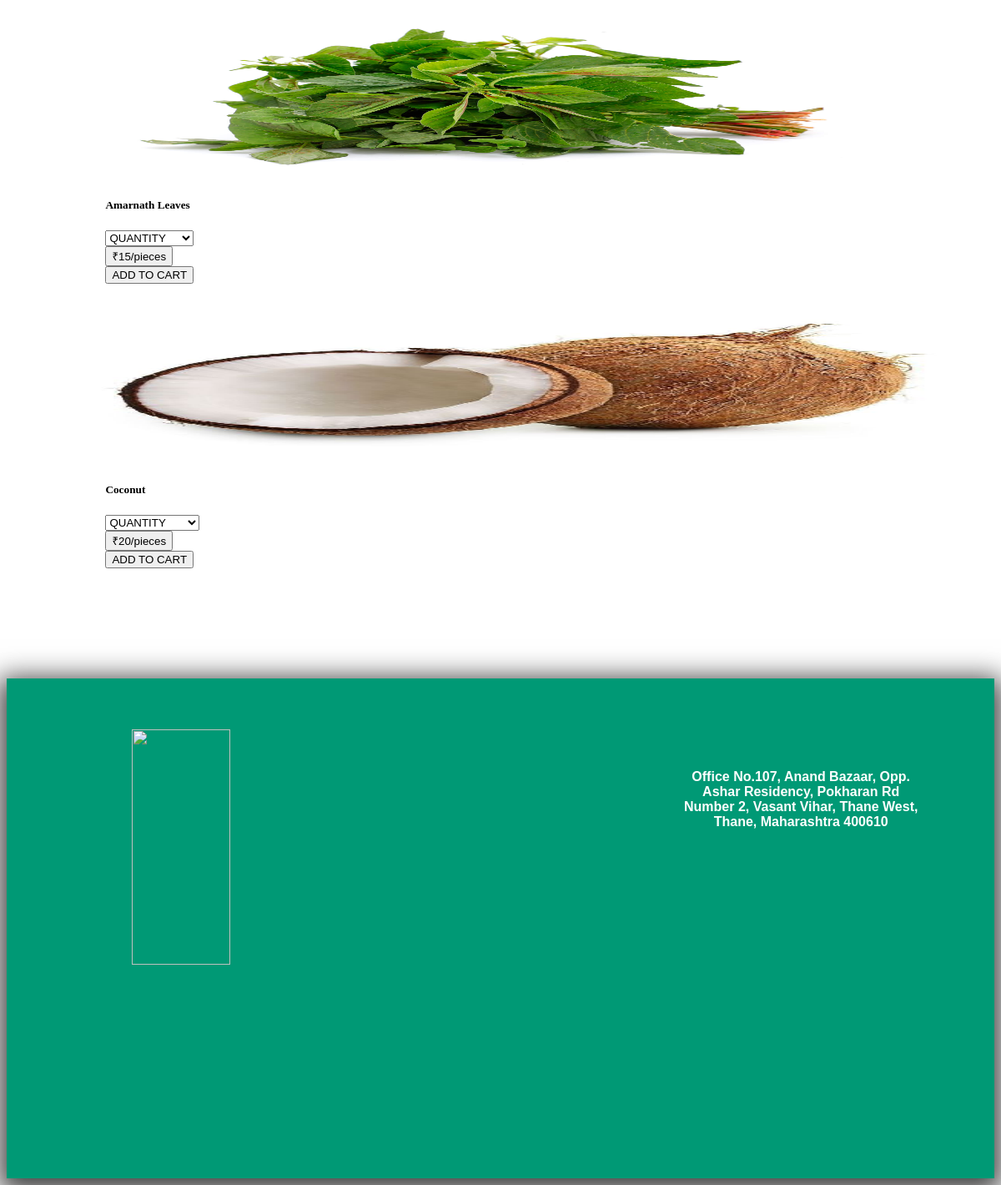
/php/card.php?c_id=1, run on the app's committed database.
### tables this page shows
CREATE TABLE `items` (
  `item_id` int(11) NOT NULL,
  `i_eng` varchar(100) NOT NULL,
  `i_mar` varchar(100) NOT NULL,
  `i_hin` varchar(100) NOT NULL,
  `category_type` int(11) NOT NULL,
  `type` int(11) NOT NULL COMMENT '1-grams,2-gadi',
  `quantity` int(11) NOT NULL,
  `price` int(11) NOT NULL,
  `img` text NOT NULL
);

### langs/english.php (called while the page is built)
<?php
function array_push_assoc($array, $key, $value){
    $array[$key] = $value;
    return $array;
 }
function lang($txt){
include dirname(dirname(__FILE__)).DIRECTORY_SEPARATOR.'includes'.DIRECTORY_SEPARATOR.'dbconn.php';
 $query = "SELECT i_eng FROM items";
 $result = mysqli_query($con, $query);
$dbarray=array();
 if (mysqli_num_rows($result) > 0){
     while ($row1 = mysqli_fetch_assoc($result)) {
            $eng=$row1['i_eng'];
            $dbarray = array_push_assoc($dbarray, $eng, $eng);
        }
 }
 else{
    $dbarray=array();
 }
$lang = array(
    'FARMACY' => 'FARMACY',
    'POLICY' => 'POLICY',
    'CONTACT US' => 'CONTACT US',
    'REGISTER' => 'REGISTER',
    'LOGIN' => 'LOGIN',
    'Search' => 'Search',
    'add_to_cart' => 'ADD TO CART',
    'quantity'=> 'QUANTITY',
    'login'=> 'Login',
    'login_btn'=> 'Login',
    'mobile'=> 'Mobile Number',
    'password'=> 'Password',
    'forgot_pass'=> 'Forgot Password',
    'sign_up'=>'Sign Up Your Account',
    'fname'=>'First Name',
    'lname'=>'Last Name',
    'email'=>'Email Id',
    'pin'=>'Pincode',
    'delivery'=>'Delivery Address',
    "enter_password"=>"Enter Password",
    're_enter_pass'=>'Re enter Password',
    'new_pass'=>'New Password',
    're_enter_new_pass'=>'Re-enter New Password',
    'products'=>'Products',
    'get_location'=>'Get Location',
    'send'=>'Send',
    'verify_code'=>'Enter Verification Code',
    'verify_button'=>'Verify-Code',
    'your_cart'=>'Your Cart',
    'enter_mob'=>'Enter Your Mobile Number',
    'my_orders'=>'My Orders',
    'hello'=>'Hello',
    'total_price'=>'Total Price',
    'price'=>'Price',
    'outofstock'=>'Out of Stock',
    'available'=>'Available',
    'logout'=>'Logout',
    'add_more_items'=>'Buy More',
    'add_new_item'=>'Add New Item',
    'name'=>'Name',
    'hname'=>"Name-in-Hindi",
    'mname'=>'Name-in-Marathi',
    'add'=>'ADD ITEM',
    'category'=>'Category',
    'type'=>'Type',
    'edit'=> 'EDIT',
    'edit_item'=> 'EDIT ITEM',
    'verify_email'=> 'VERIFY EMAIL',
    'change_verify_email'=> 'CHANGE AND VERIFY EMAIL'
    );
    if (mysqli_num_rows($result) > 0){
$final_array=array_merge($dbarray, $lang);
return $final_array[$txt];
}
else{
return $lang[$txt];
}
}
?>

### php/card.php (the view, shortened to what this page needs)
<?php
  include dirname(dirname(__FILE__)).DIRECTORY_SEPARATOR.'langs'.DIRECTORY_SEPARATOR.'set_lang.php';
  $did = $_REQUEST['s_id'];
  $cid = (int) $_REQUEST['c_id'];
  if($cid != 0){
    if ($did==1) {
      $query = "SELECT * FROM items WHERE category_type = {$cid} ORDER BY i_eng ASC";
      $result = mysqli_query($con, $query);
    } elseif($did==2) {
      $query = "SELECT * FROM items WHERE category_type = {$cid} ORDER BY i_eng DESC";
      $result = mysqli_query($con, $query);
    }elseif($did==3) {
      $query = "SELECT * FROM items WHERE category_type = {$cid} ORDER BY price ASC";
      $result = mysqli_query($con, $query);
    }
    elseif($did==4) {
      $query = "SELECT * FROM items WHERE category_type = {$cid} ORDER BY price DESC";
      $result = mysqli_query($con, $query);
    }else {
      $query = "SELECT * FROM items WHERE category_type = {$cid}";
      $result = mysqli_query($con, $query);
    }
  }
  echo '<div class="maincontain">';
  if (mysqli_num_rows($result) > 0){
    while ($row1 = mysqli_fetch_assoc($result)) {
      $eng=$row1['i_eng'];
      $allok=0;
      $img=$row1['img'];
      $itemid=$row1['item_id'];
      $price=$row1['price'];
      $type=$row1['type'];
      $quantity=$row1['quantity'];
      if ($type==1) {
        if ($quantity > 0) {
          $avaiquantity=($quantity/1000);
          $allok=1;
          $finalprice=$price*4;
          $unit="kg";
        }
      }
      else if ($type==2) {
        if ($quantity > 0) {
          $allok=1;
          $finalprice=$price;
          $unit="pieces";
        }
      }
      if ($allok==1) {
        echo '
        <div class="subcontain box">
          <div class="card newscard">
            <figure>
            <img style=" width:100%;height: 200px;background-size: contain;"  src="../images/Veg/'.$img.'" alt="Card image cap">
            </figure>
            <div class="card-body" style="width:80%;margin:auto;">
                <h5 class="card-title name">'.lang($eng).'</h5>
                <form method="post">
                <input type="hidden" name="itemid" value="'.$itemid.'">
                <input type="hidden" name="itemtype" value="'.$type.'">
                <input type="hidden" name="itemprice" value="'.$price.'">';
                if ($type==2) {
                  echo'
                    <div class="form-group">
                      <select class="form-control customselect classic" name="quantity1" id="qty" required>
                        <option value="" selected disabled>'.lang('quantity').'</option>
                        <option value="1">1 piece&nbsp;&nbsp;&nbsp;&nbsp;₹'.(1*$price).'</option>
                        <option value="2">2 pieces&nbsp;&nbsp;&nbsp;₹'.(2*$price).'</option>
                        <option value="3">3 pieces&nbsp;&nbsp;&nbsp;₹'.(3*$price).'</option>
                        <option value="4">4 pieces&nbsp;&nbsp;&nbsp;₹'.(4*$price).'</option>
                        <option value="5">5 pieces&nbsp;&nbsp;&nbsp;₹'.(5*$price).'</option>
                      </select>
                    </div>';
                }
                echo '
                  <div class="row">
                    <div class="col">
                      <input type="button" class="btn btngreen" style="text-align:left;" value="₹'.$finalprice.'/'.$unit.'"/>
                    </div>
                    <div class="col">
                      <input type="submit" name="addtocart" class="btn btnwhite" value="'.lang('add_to_cart').'">
                    </div>
                  </div>
                  </form>
                  </div>
                  </div>
                  </div>';
      }
    }
  }
  echo "</div>";
    include dirname(dirname(__FILE__)).DIRECTORY_SEPARATOR.'includes'.DIRECTORY_SEPARATOR.'footer.php';
 ?>

### data on the page
items: img (picture), eng "Amarnath Leaves", price+quantity "₹15/pieces"
items: img (picture), eng "Coconut", price+quantity "₹20/pieces"

### other printed values
form field quantity1 "QUANTITY"
